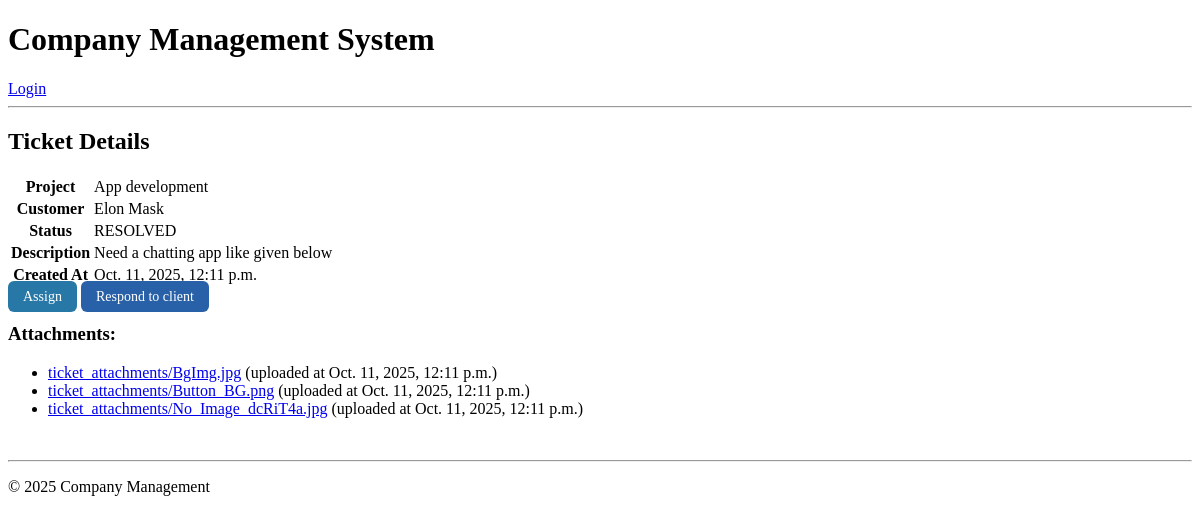
The page /tickets/16/ on the database its author committed.
### customers/models.py (models this page shows, shortened)
class Ticket(models.Model):
    customer = models.ForeignKey(Customer, on_delete=models.CASCADE, related_name='tickets')
    subject = models.CharField(max_length=200)
    description = models.TextField()
    status = models.CharField(max_length=20, choices=STATUS_CHOICES, default='PENDING')
    created_at = models.DateTimeField(auto_now_add=True)
    updated_at = models.DateTimeField(auto_now=True)

class Customer(models.Model):
    user = models.OneToOneField(settings.AUTH_USER_MODEL, on_delete=models.CASCADE)
    phone = models.CharField(max_length=15, blank=True)

class TicketAttachment(models.Model):
    ticket = models.ForeignKey(Ticket, on_delete=models.CASCADE, related_name="attachments")
    file = models.FileField(upload_to="ticket_attachments/")
    uploaded_at = models.DateTimeField(auto_now_add=True)
    uploaded_by = models.ForeignKey(
        settings.AUTH_USER_MODEL, on_delete=models.SET_NULL, null=True, blank=True
    )
    Output=models.BooleanField(default=False)

### users/models.py (models this page shows, shortened)
class CustomUser(AbstractUser):
    ROLE_ADMIN = 'ADMIN'
    ROLE_MANAGER = 'MANAGER'
    ROLE_EMPLOYEE = 'EMPLOYEE'
    ROLE_CUSTOMER = 'CUSTOMER'
    ROLE_CHOICES = (
        (ROLE_ADMIN, 'Admin/HR'),
        (ROLE_MANAGER, 'Manager'),
        (ROLE_EMPLOYEE, 'Employee'),
        (ROLE_CUSTOMER,'Customer')
    )
    name=models.CharField(max_length=500,null=False)
    role = models.CharField(max_length=20, choices=ROLE_CHOICES, default=ROLE_EMPLOYEE)
    phone = models.CharField(max_length=15, blank=True, null=True)
    groups = models.ManyToManyField(
        'auth.Group',
        related_name='customuser_set',  # different from auth.User.user_set
        blank=True,
        help_text='The groups this user belongs to.'
    )
    user_permissions = models.ManyToManyField(
        'auth.Permission',
        related_name='customuser_set',  # different from auth.Permission.user_set
        blank=True,
        help_text='Specific permissions for this user.'
    )

### customers/views.py (the view)
# urls.py: path('tickets/<int:ticket_id>/', views.ticket_detail, name='ticket_detail'),
def ticket_detail(request, ticket_id):
    ticket = get_object_or_404(Ticket, id=ticket_id)
    attachments = ticket.attachments.all()
    responses_count = ticket.responses.filter(
        is_customer_reply=True,
        status=False
    ).count()
    ticket.notification=responses_count
    return render(request, 'customer/ticket_detail.html', {'ticket': ticket, 'attachments': attachments})

### customers/templates/customer/ticket_detail.html (shortened to what this page needs)
{% extends 'base.html' %}
{% block content %}
<h2>Ticket Details</h2>
<table>
    <tr>
        <th>Project</th>
        <td>{{ ticket.subject }}</td>
    </tr>
    <tr>
        <th>Customer</th>
        <td>{{ ticket.customer.user.name }}</td>
    </tr>
    <tr>
        <th>Status</th>
        <td>{{ ticket.status }}</td>
    </tr>
    <tr>
        <th>Description</th>
        <td>{{ ticket.description }}</td>
    </tr>
    <tr>
        <th>Created At</th>
        <td>{{ ticket.created_at }}</td>
    </tr>
</table>
{% if ticket.status != 'COMPLETED' %}
<a style="background-color: #2878a7; color: white; padding: 8px 15px;
                  text-decoration: none; border-radius: 6px; font-size: 14px;"href="{% url 'ticket_assign' ticket.id %}">Assign</a>
{% endif %}
<a style="background-color: #2861a7; color: white; padding: 8px 15px;
                  text-decoration: none; border-radius: 6px; font-size: 14px;"href="{% url 'ticket_response' ticket.id %}">Respond to client </a>
<h3>Attachments:</h3>
<ul>
    {% for file in attachments %}
        <li><a href="{{ file.file.url }}">{{ file.file.name }}</a> (uploaded at {{ file.uploaded_at }})</li>
    {% empty %}
        <li>No attachments.</li>
    {% endfor %}
</ul>
<br>
{% endblock %}

### tasks/templates/base.html (shortened to what this page needs)
<!DOCTYPE html>
<html lang="en">
<head>
</head>
<body>
    <header>
        <h1>Company Management System</h1>
        {% if user.is_authenticated %}
            <p>Logged in as {{ user.username }} ({{ user.role }}) |
                <a href="{% url 'dashboard' %}">Dashboard</a> |
                <a href="{% url 'logout' %}">Logout</a>
            </p>
        {% else %}
            <a href="{% url 'login' %}">Login</a>
        {% endif %}
        <hr>
    </header>
    <main>
        {% block content %}
        {% endblock %}
    </main>
    <footer>
        <hr>
        <p>&copy; 2025 Company Management</p>
    </footer>
</body>
</html>

### customers/templates/customer/ticket_detail.html (style rules this page uses)
th { max-width:fit-content !important; }
td { width: 100%; }
a { position: relative; }

### rows shown on the page
Ticket: subject "App development", customer.user.name "Elon Mask", status "RESOLVED", description "Need a chatting app like given below", created_at "Oct. 11, 2025, 12:11 p.m."
TicketAttachment: file.name "ticket_attachments/BgImg.jpg", uploaded_at "Oct. 11, 2025, 12:11 p.m."
TicketAttachment: file.name "ticket_attachments/Button_BG.png", uploaded_at "Oct. 11, 2025, 12:11 p.m."
TicketAttachment: file.name "ticket_attachments/No_Image_dcRiT4a.jpg", uploaded_at "Oct. 11, 2025, 12:11 p.m."
